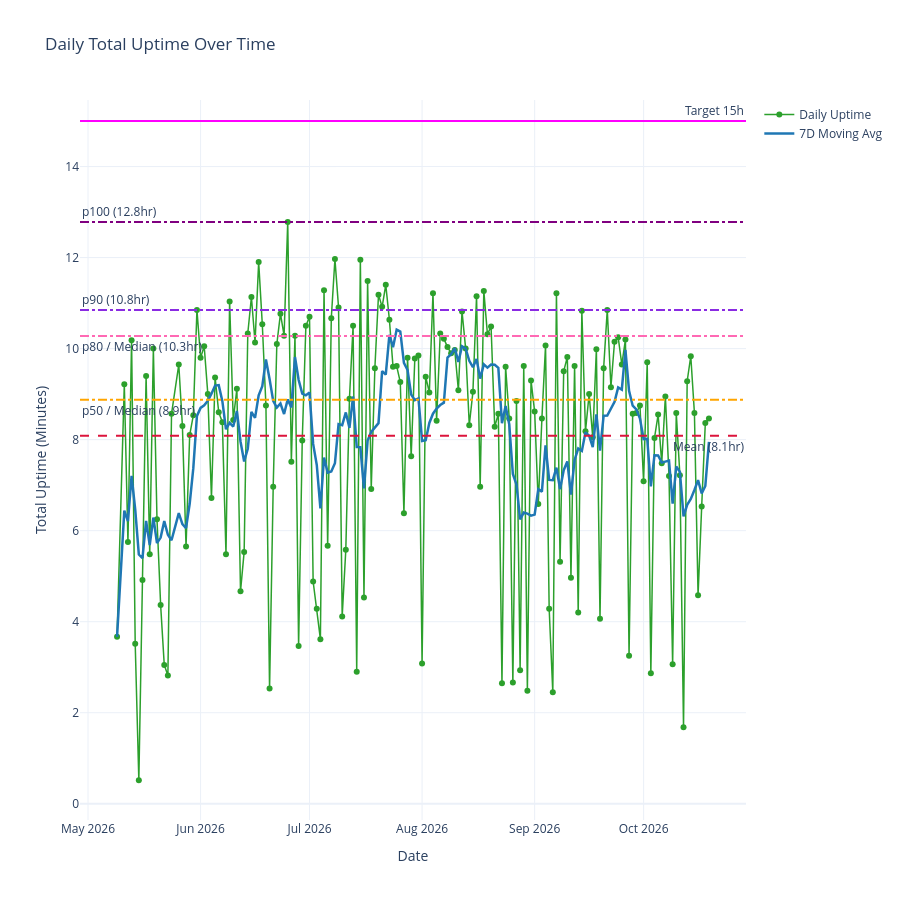

Notebook code cell kept with this figure:
### Code cell
daily_df["Rolling_Avg"] = daily_df["Net_Daily_Uptime_minutes"].rolling(7, min_periods=1).mean()

avg_val = daily_df["Net_Daily_Uptime_minutes"].mean()
p50_val = daily_df["Net_Daily_Uptime_minutes"].quantile(0.50)
p80_val = daily_df["Net_Daily_Uptime_minutes"].quantile(0.80)
p90_val = daily_df["Net_Daily_Uptime_minutes"].quantile(0.90)
p100_val = daily_df["Net_Daily_Uptime_minutes"].quantile(1)

fig = go.Figure()
fig.add_trace(go.Scatter(x=daily_df["DateAlone"], y=daily_df["Net_Daily_Uptime_minutes"],
                         mode="lines+markers", name="Daily Uptime",
                         line=dict(color="#2ca02c", width=1.5), marker=dict(size=6),
                         hovertemplate="<b>Date:</b> %{x|%Y-%m-%d}<br><b>Uptime:</b> %{y:.1f} hrs<extra></extra>"))

fig.add_trace(go.Scatter(x=daily_df["DateAlone"], y=daily_df["Rolling_Avg"], mode="lines",
                         name="7D Moving Avg", line=dict(color="#1f77b4", width=2.5),
                         hovertemplate="<b>7D Avg:</b> %{y:.1f} hrs<extra></extra>"))
fig.add_hline(y=avg_val, line_dash="dash", line_color="crimson",
              annotation_text=f"Mean ({avg_val:.1f}hr)", annotation_position="bottom right")
fig.add_hline(y=p100_val, line_dash="dashdot", line_color="purple",
              annotation_text=f"p100 ({p100_val:.1f}hr)", annotation_position="top left")
fig.add_hline(y=p90_val, line_dash="dashdot", line_color="blueviolet",
              annotation_text=f"p90 ({p90_val:.1f}hr)", annotation_position="top left")
fig.add_hline(y=p80_val, line_dash="dashdot", line_color="hotpink",
              annotation_text=f"p80 / Median ({p80_val:.1f}hr)", annotation_position="bottom left")
fig.add_hline(y=p50_val, line_dash="dashdot", line_color="orange",
              annotation_text=f"p50 / Median ({p50_val:.1f}hr)", annotation_position="bottom left")
fig.add_hline(y=15, line_dash="solid", line_color="magenta",
              annotation_text="Target 15h", annotation_position="top right")
fig.update_layout(title="Daily Total Uptime Over Time", xaxis_title="Date",
                  yaxis_title="Total Uptime (Minutes)", hovermode="x unified",
                  template="plotly_white", height=900)
fig.show()

### Figure 1 — Plotly figure (JSON) as saved in the notebook; plotly's stock layout.template omitted (floating-point values rounded to 4 significant figures; data arrays with more than 128 entries replaced by an {"elided": "..."} marker saying what was removed)
{"data": [{"hovertemplate": "<b>Date:</b> %{x|%Y-%m-%d}<br><b>Uptime:</b> %{y:.1f} hrs<extra></extra>", "line": {"color": "#2ca02c", "width": 1.5}, "marker": {"size": 6}, "mode": "lines+markers", "name": "Daily Uptime", "type": "scatter", "x": {"elided": "162 str values"}, "y": {"elided": "162 float values"}}, {"hovertemplate": "<b>7D Avg:</b> %{y:.1f} hrs<extra></extra>", "line": {"color": "#1f77b4", "width": 2.5}, "mode": "lines", "name": "7D Moving Avg", "type": "scatter", "x": {"elided": "162 str values"}, "y": {"elided": "162 float values"}}], "layout": {"annotations": [{"showarrow": false, "text": "Mean (8.1hr)", "x": 1, "xanchor": "right", "xref": "x domain", "y": 8.087, "yanchor": "top", "yref": "y"}, {"showarrow": false, "text": "p100 (12.8hr)", "x": 0, "xanchor": "left", "xref": "x domain", "y": 12.78, "yanchor": "bottom", "yref": "y"}, {"showarrow": false, "text": "p90 (10.8hr)", "x": 0, "xanchor": "left", "xref": "x domain", "y": 10.85, "yanchor": "bottom", "yref": "y"}, {"showarrow": false, "text": "p80 / Median (10.3hr)", "x": 0, "xanchor": "left", "xref": "x domain", "y": 10.28, "yanchor": "top", "yref": "y"}, {"showarrow": false, "text": "p50 / Median (8.9hr)", "x": 0, "xanchor": "left", "xref": "x domain", "y": 8.875, "yanchor": "top", "yref": "y"}, {"showarrow": false, "text": "Target 15h", "x": 1, "xanchor": "right", "xref": "x domain", "y": 15, "yanchor": "bottom", "yref": "y"}], "height": 900, "hovermode": "x unified", "shapes": [{"line": {"color": "crimson", "dash": "dash"}, "type": "line", "x0": 0, "x1": 1, "xref": "x domain", "y0": 8.087, "y1": 8.087, "yref": "y"}, {"line": {"color": "purple", "dash": "dashdot"}, "type": "line", "x0": 0, "x1": 1, "xref": "x domain", "y0": 12.78, "y1": 12.78, "yref": "y"}, {"line": {"color": "blueviolet", "dash": "dashdot"}, "type": "line", "x0": 0, "x1": 1, "xref": "x domain", "y0": 10.85, "y1": 10.85, "yref": "y"}, {"line": {"color": "hotpink", "dash": "dashdot"}, "type": "line", "x0": 0, "x1": 1, "xref": "x domain", "y0": 10.28, "y1": 10.28, "yref": "y"}, {"line": {"color": "orange", "dash": "dashdot"}, "type": "line", "x0": 0, "x1": 1, "xref": "x domain", "y0": 8.875, "y1": 8.875, "yref": "y"}, {"line": {"color": "magenta", "dash": "solid"}, "type": "line", "x0": 0, "x1": 1, "xref": "x domain", "y0": 15, "y1": 15, "yref": "y"}], "title": {"text": "Daily Total Uptime Over Time"}, "xaxis": {"title": {"text": "Date"}}, "yaxis": {"title": {"text": "Total Uptime (Minutes)"}}}}
